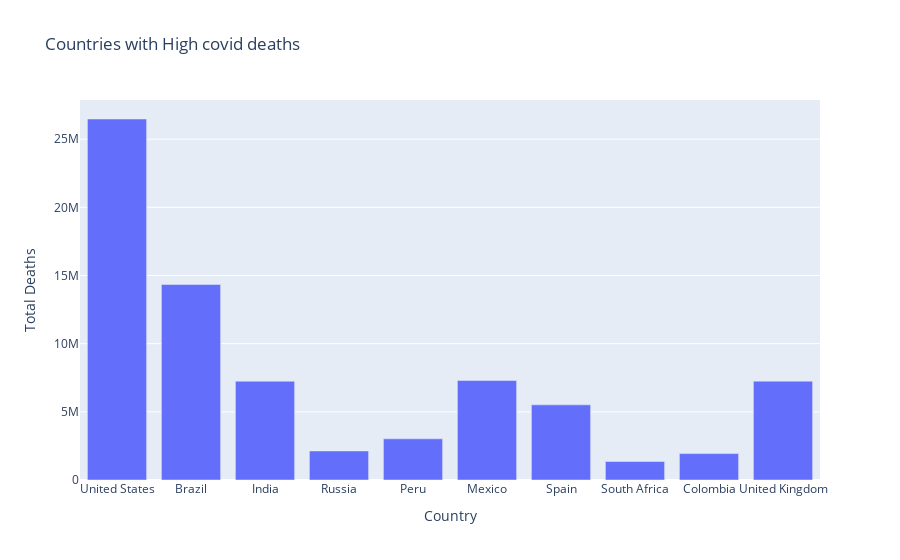

This figure's notebook cell:
### Code cell
figure=px.bar(data,y="Total Deaths", x="Country", title="Countries with High covid deaths")
figure.show()

### Figure 1 — Plotly figure (JSON) as saved in the notebook; plotly's stock layout.template omitted (floating-point values rounded to 4 significant figures)
{"data": [{"alignmentgroup": "True", "hovertemplate": "Country=%{x}<br>Total Deaths=%{y}<extra></extra>", "legendgroup": "", "marker": {"color": "#636efa", "pattern": {"shape": ""}}, "name": "", "offsetgroup": "", "orientation": "v", "showlegend": false, "textposition": "auto", "type": "bar", "x": ["United States", "Brazil", "India", "Russia", "Peru", "Mexico", "Spain", "South Africa", "Colombia", "United Kingdom"], "xaxis": "x", "y": [26477574, 14340567, 7247327, 2131571, 3020038, 7295850, 5510624, 1357682, 1936134, 7249573], "yaxis": "y"}], "layout": {"barmode": "relative", "legend": {"tracegroupgap": 0}, "title": {"text": "Countries with High covid deaths"}, "xaxis": {"anchor": "y", "domain": [0, 1], "title": {"text": "Country"}}, "yaxis": {"anchor": "x", "domain": [0, 1], "title": {"text": "Total Deaths"}}}}
